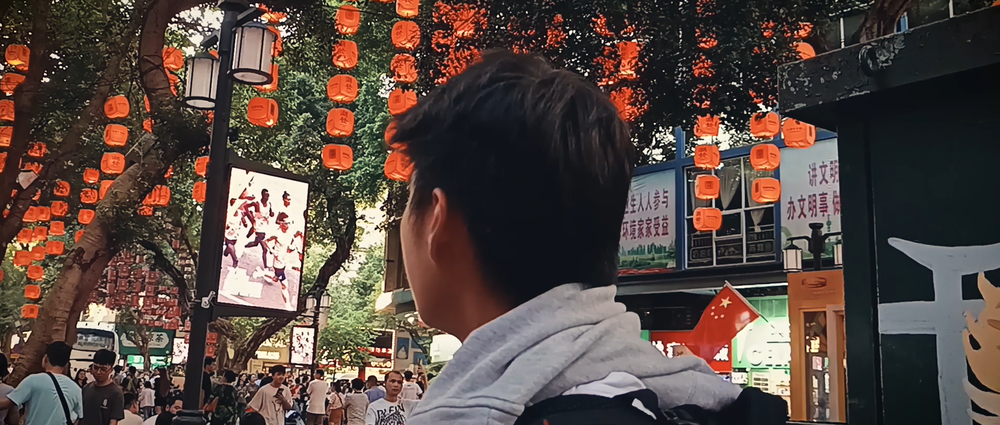
#> input picture images/clay.png, 1000 x 425 px, shrunk from 2442 x 1038 before the run, found by its file name
$ python iterative_graphcut.py
#> lines starting #> are read from the running program, lines starting #| are printed output that depends on the picture
import cv2
import numpy as np
import matplotlib.pyplot as plt
from skimage.segmentation import slic
from skimage.color import label2rgb
from skimage import graph
import maxflow

print("cv2 path:", cv2.__file__)
print("cv2 version:", cv2.__version__)
print(cv2.getBuildInformation())

scribble_mask = []
drawing = False
current_label = 1  # 1 for FG (red), 2 for BG (blue)

# [13 lines left out: function scribble_seeds, not called in this run]

def get_user_seeds(image, segments):
    '''
    Get initial seeds/inputted foreground and background information from user.
    '''
    global scribble_mask

    segments = segments.astype(np.int32)
    image_rgb = cv2.cvtColor(image, cv2.COLOR_BGR2RGB)

    scribble_mask = np.zeros(image.shape[:2], dtype=np.uint8)
    # Overlay segments for visual context
    seg_vis = label2rgb(segments, image_rgb, kind='avg')
    seg_vis = (seg_vis * 255).astype(np.uint8)
    seg_vis = cv2.cvtColor(seg_vis, cv2.COLOR_RGB2BGR)

    cv2.namedWindow("Scribble on Image")
    cv2.setMouseCallback("Scribble on Image", scribble_seeds)

    while True:
        overlay = seg_vis.copy()
        overlay[scribble_mask == 1] = [0, 0, 255]   # Foreground scribble in red
        overlay[scribble_mask == 2] = [255, 0, 0]   # Background scribble in blue
        cv2.imshow("Scribble on Image", overlay)

        key = cv2.waitKey(1)
        if key == ord('q'):
            break

        cv2.destroyAllWindows()

    # Map scribbled pixels to segment labels
    fg_seeds = set(np.unique(segments[scribble_mask == 1]))
    bg_seeds = set(np.unique(segments[scribble_mask == 2]))

    return fg_seeds, bg_seeds

def mean_shift(image):
    '''
    Initial low level segmentation to speed up graph cut process. Uses SLIC (superpixel clustering)
    from skimage for faster segmentation that the mean shift in OpenCV.
    '''
    return slic(image, n_segments=500, compactness=10)

def build_RAG(image, segments):
    '''
    Build Region Adjacency Graph
    '''
    rag = graph.rag_mean_color(image, segments, mode='similarity')
    return rag

def iterative_graph_cut(fg_seeds, bg_seeds, rag):
    '''
    Implements the graph cut algorithm with sub-graphs. Minimization of the energy function
    is done using the Boykov-Kolmogorov algorithm to perform min-cut/max-flow on the graph.
    '''
    while True:
        # Build subgraph containing fg/bg seeds + neighbors
        sub_nodes = fg_seeds | bg_seeds
        for n in list(sub_nodes):
            for nb in rag.neighbors(n):
                sub_nodes.add(nb)
        G = rag.subgraph(sub_nodes).copy()

        # COnstruct terminal weights (t-links) & edges between regions (n-links)
        g = maxflow.Graph[float]()
        node_ids = {n:g.add_nodes(1) for n in G.nodes()}
        for n in G.nodes():
            if n in fg_seeds:
                g.add_tedge(node_ids[n], 1e6, 0)
            elif n in bg_seeds:
                g.add_tedge(node_ids[n], 0, 1e6)
            else:
                fg_cost = np.mean(G.nodes[n]['color'][:, 0])
                bg_cost = np.mean(G.nodes[n]['color'][:, 1])
                g.add_tedge(node_ids[n], fg_cost, bg_cost)

        for u, v, data in G.edges(data=True):
            w = data['weight']
            g.add_edge(node_ids[u], node_ids[v], w, w)

        # Run min-cut / max-flow
        g.maxflow()
        new_fg = {n for n in G.nodes() if g.get_segment(node_ids[n]) == 0}

        # Update seed sets
        new = new_fg - fg_seeds
        if not new:
            break
        fg_seeds |= new
        bg_seeds |= {n for n in G.nodes() if n not in new_fg}

    return fg_seeds, bg_seeds

# [5 lines left out: function segments_to_mask, not called in this run]

def main():
    img_path = r'D:/DATA/CUHKSZ/2024-2025/ECE4513/final-project/cinematic-blur/images/clay.png'
    image = cv2.imread(img_path)
#> image is the input picture: shape (425, 1000, 3); mean B, G, R 65.8, 72, 86.8
    image_rgb = cv2.cvtColor(image, cv2.COLOR_BGR2RGB)
    segments = mean_shift(image_rgb)
#> in mean_shift, `return slic(image, n_segments=500, compactness=10)`:
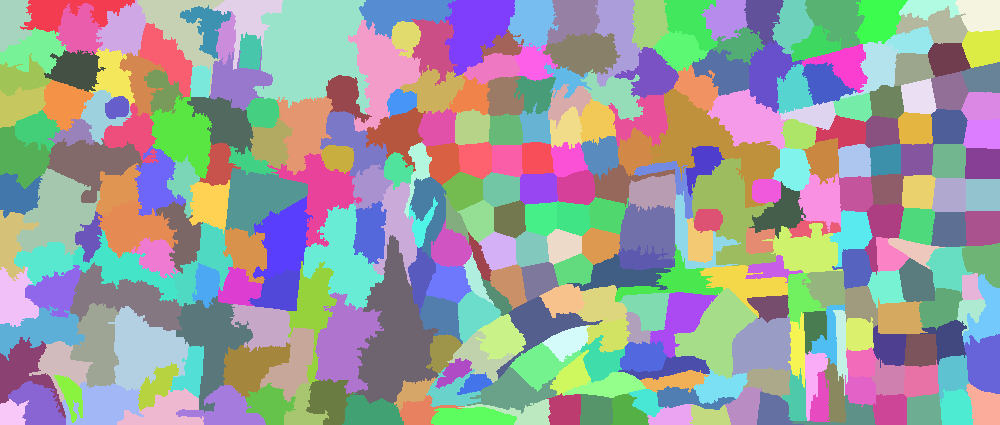
#> returned value: shape (425, 1000) int64; 309 distinct labels, from 1 to 309; one colour per label, 0 black

    fg_seeds, bg_seeds = get_user_seeds(image, segments)
#> in get_user_seeds, `seg_vis = label2rgb(segments, image_rgb, kind='avg')`:
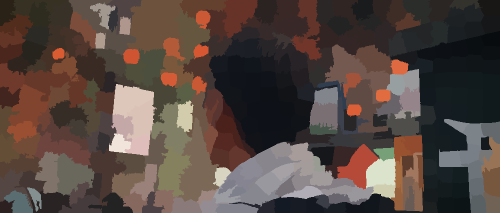
#> seg_vis: shape (425, 1000, 3) (shown at 1/2 size); mean R, G, B 86.3, 71.5, 65.3
#> in get_user_seeds, `seg_vis = (seg_vis * 255).astype(np.uint8)`:
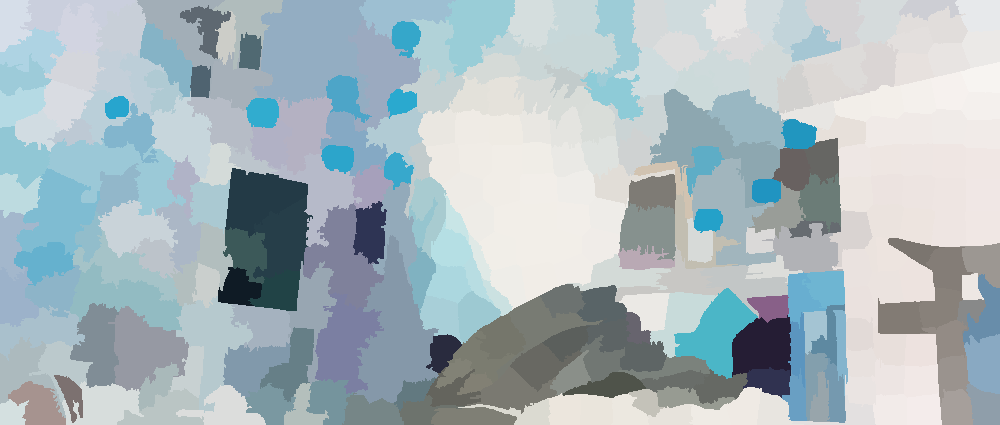
#> seg_vis: shape (425, 1000, 3); mean R, G, B 169.7, 184.5, 190.7
#> (key q is pressed here)
#> in get_user_seeds, `fg_seeds = set(np.unique(segments[scribble_mask == 1]))`: fg_seeds = 0 items
#> fg_seeds = 0 items; bg_seeds = 0 items
    rag = build_RAG(image_rgb, segments)
    fg_labels = iterative_graph_cut(fg_seeds, bg_seeds, rag)

    mask = segments_to_mask(segments, fg_labels)
    result = cv2.bitwise_and(image, image, mask=mask)

    cv2.imshow("Final Foreground Mask", mask)
    cv2.imshow("Segmented Foreground", result)
    cv2.waitKey(0)
    cv2.destroyAllWindows()

if __name__ == "__main__":
    main()
#> (the call stopped at in iterative_graph_cut, `g = maxflow.Graph[float]()`: maxflow is not available in this run)

$ run again, with images/beach.jpg saved as images/clay.png
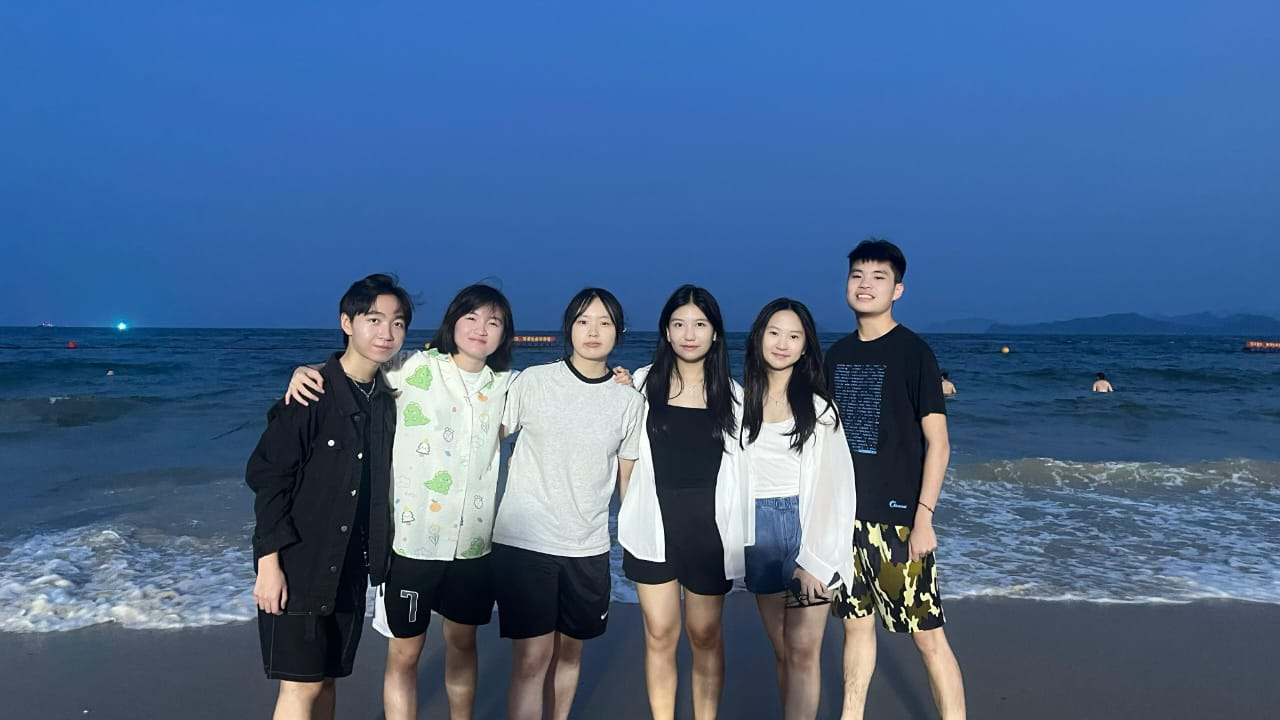
#> input picture images/beach.jpg, 1280 x 720 px, found by its file name
#> in main, image is the input picture: shape (720, 1280, 3); mean B, G, R 139.3, 100.9, 71.3
#> in mean_shift, `return slic(image, n_segments=500, compactness=10)`:
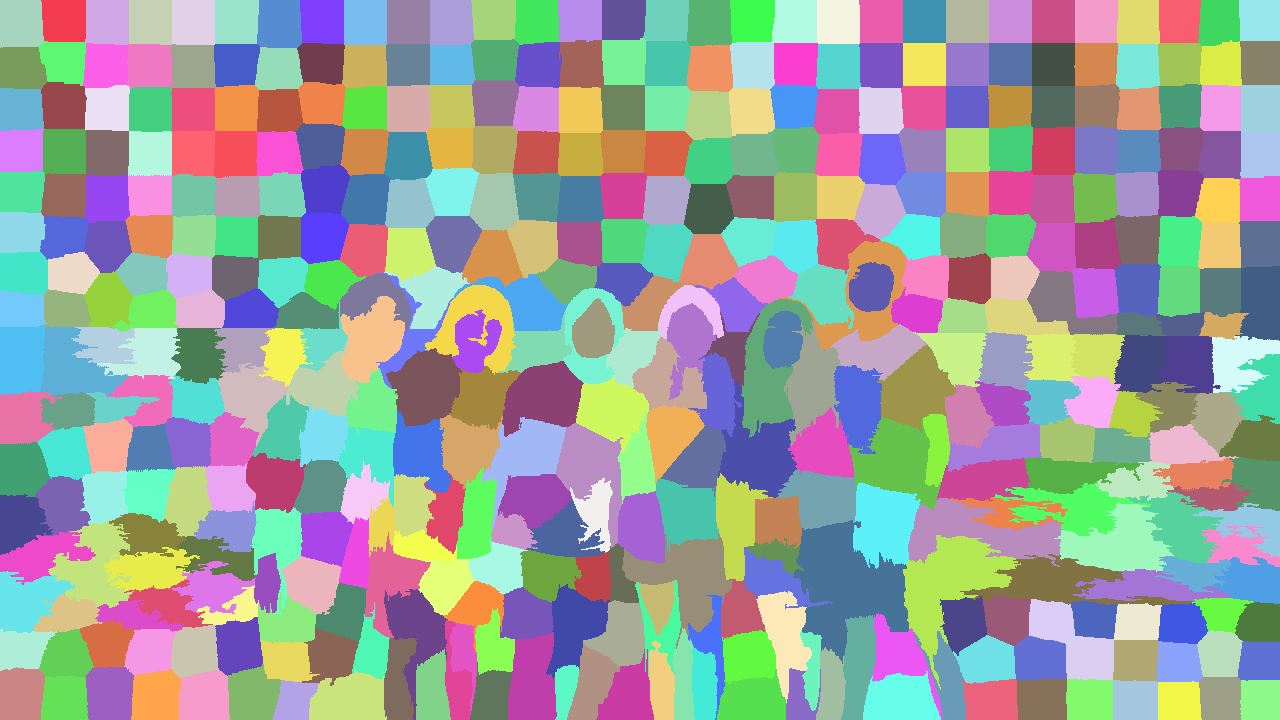
#> returned value: shape (720, 1280) int64; 440 distinct labels, from 1 to 440; one colour per label, 0 black
#> segments: shape (720, 1280) int32; 440 distinct labels, from 1 to 440
#> in get_user_seeds, `seg_vis = (seg_vis * 255).astype(np.uint8)`:
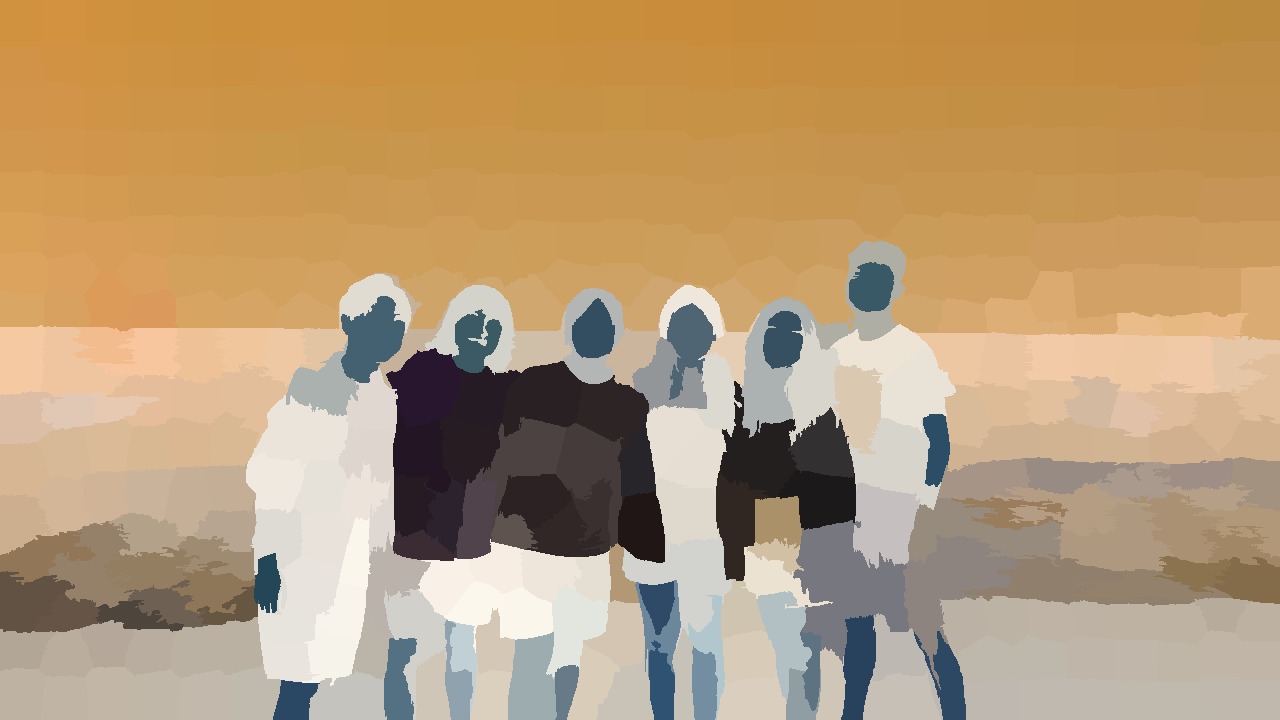
#> seg_vis: shape (720, 1280, 3); mean R, G, B 185.2, 155.6, 117.2
#> in get_user_seeds, `fg_seeds = set(np.unique(segments[scribble_mask == 1]))`: fg_seeds = 0 items

$ run again, with images/hand.jpg saved as images/clay.png
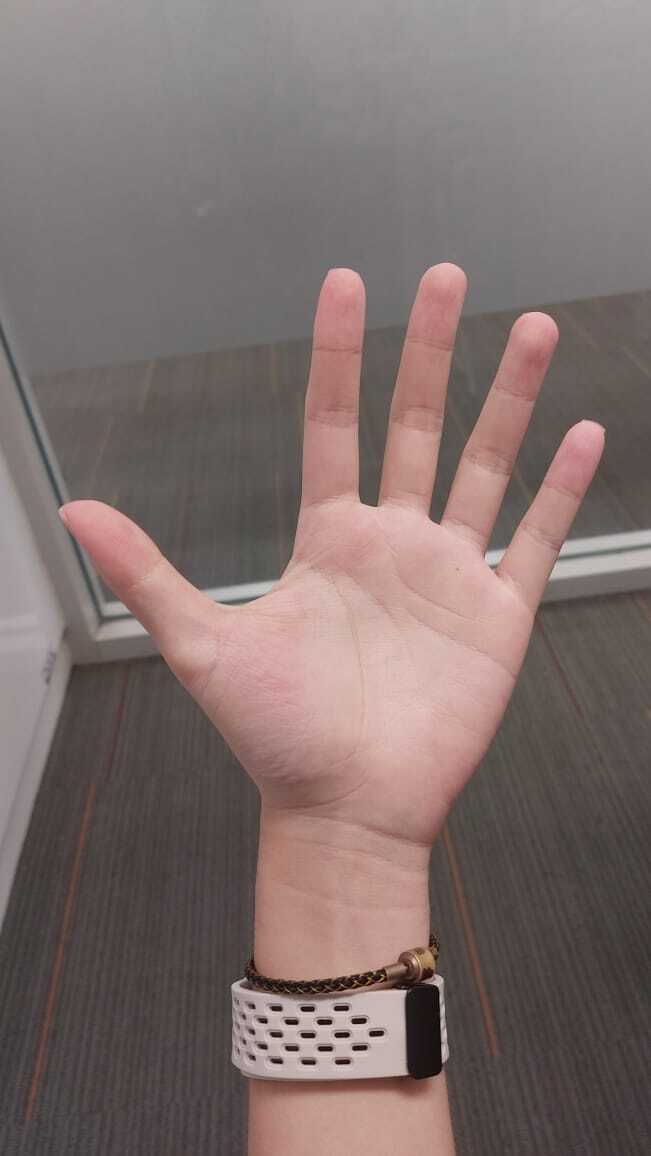
#> input picture images/hand.jpg, 651 x 1156 px, found by its file name
#> in main, image is the input picture: shape (1156, 651, 3); mean B, G, R 109.2, 111.7, 126.9
#> in mean_shift, `return slic(image, n_segments=500, compactness=10)`:
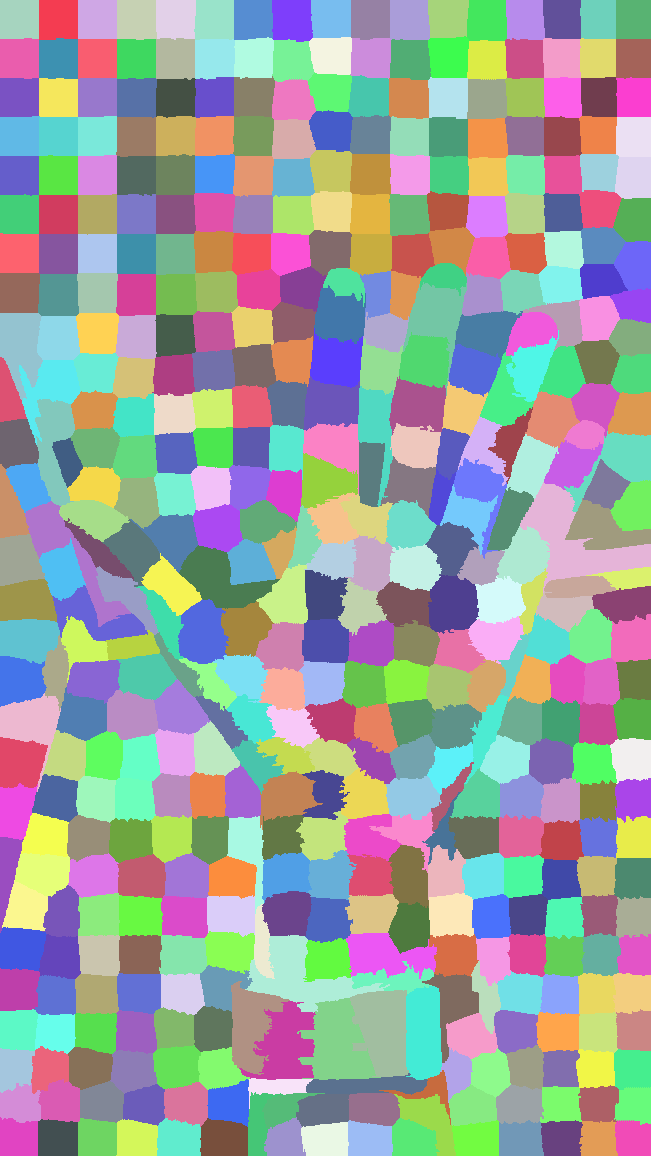
#> returned value: shape (1156, 651) int64; 477 distinct labels, from 1 to 477; one colour per label, 0 black
#> segments: shape (1156, 651) int32; 477 distinct labels, from 1 to 477
#> in get_user_seeds, `seg_vis = (seg_vis * 255).astype(np.uint8)`:
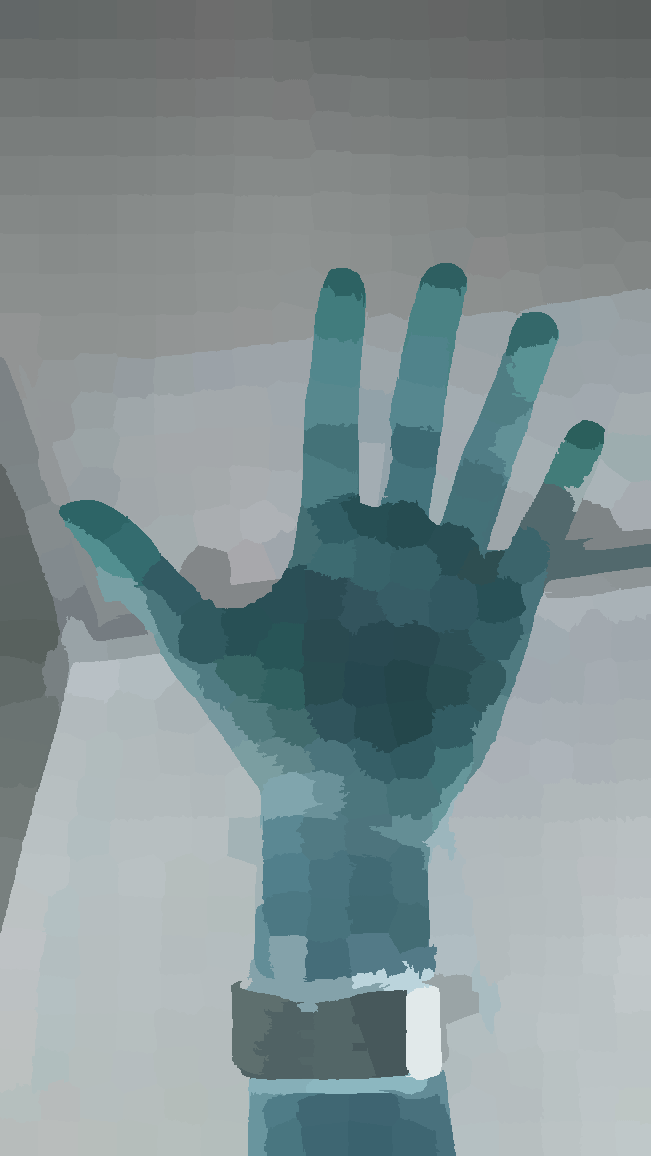
#> seg_vis: shape (1156, 651, 3); mean R, G, B 129.6, 144.8, 147.3
#> in get_user_seeds, `fg_seeds = set(np.unique(segments[scribble_mask == 1]))`: fg_seeds = 0 items
